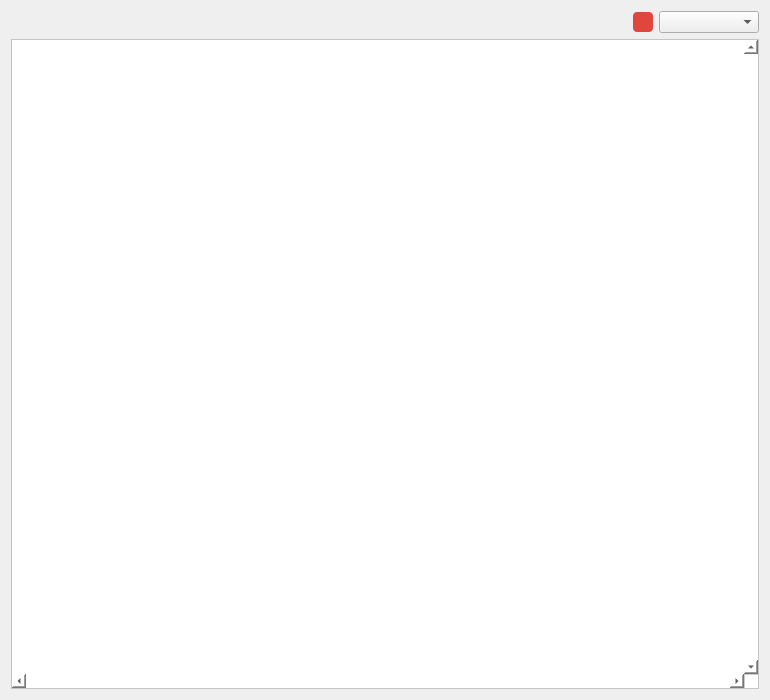
<?xml version="1.0" encoding="UTF-8"?>
<ui version="4.0">
 <class>User_Manager</class>
 <widget class="QWidget" name="User_Manager">
  <property name="geometry">
   <rect>
    <x>0</x>
    <y>0</y>
    <width>770</width>
    <height>700</height>
   </rect>
  </property>
  <property name="windowTitle">
   <string>User_Manager</string>
  </property>
  <layout class="QVBoxLayout" name="verticalLayout">
   <item>
    <layout class="QHBoxLayout" name="horizontalLayout">
     <item>
      <spacer name="horizontalSpacer">
       <property name="orientation">
        <enum>Qt::Horizontal</enum>
       </property>
       <property name="sizeHint" stdset="0">
        <size>
         <width>40</width>
         <height>20</height>
        </size>
       </property>
      </spacer>
     </item>
     <item>
      <widget class="QPushButton" name="PB_clean">
       <property name="minimumSize">
        <size>
         <width>20</width>
         <height>20</height>
        </size>
       </property>
       <property name="maximumSize">
        <size>
         <width>20</width>
         <height>20</height>
        </size>
       </property>
       <property name="styleSheet">
        <string notr="true">width: 120px;
height: 28px;
background: #E0463E;
border-radius: 4px;
font-size: 12px;
font-family: Microsoft YaHei;
font-weight: 400;
color: #FEFEFE;
line-height: 60px;</string>
       </property>
       <property name="text">
        <string/>
       </property>
      </widget>
     </item>
     <item>
      <widget class="QComboBox" name="CB_user">
       <property name="minimumSize">
        <size>
         <width>100</width>
         <height>0</height>
        </size>
       </property>
      </widget>
     </item>
    </layout>
   </item>
   <item>
    <widget class="QTableWidget" name="tableWidget">
     <property name="minimumSize">
      <size>
       <width>0</width>
       <height>0</height>
      </size>
     </property>
     <property name="styleSheet">
      <string notr="true">background-color: rgb(255, 255, 255);</string>
     </property>
     <property name="verticalScrollBarPolicy">
      <enum>Qt::ScrollBarAlwaysOn</enum>
     </property>
     <property name="horizontalScrollBarPolicy">
      <enum>Qt::ScrollBarAlwaysOn</enum>
     </property>
    </widget>
   </item>
  </layout>
 </widget>
 <layoutdefault spacing="6" margin="11"/>
 <resources/>
 <connections/>
</ui>
